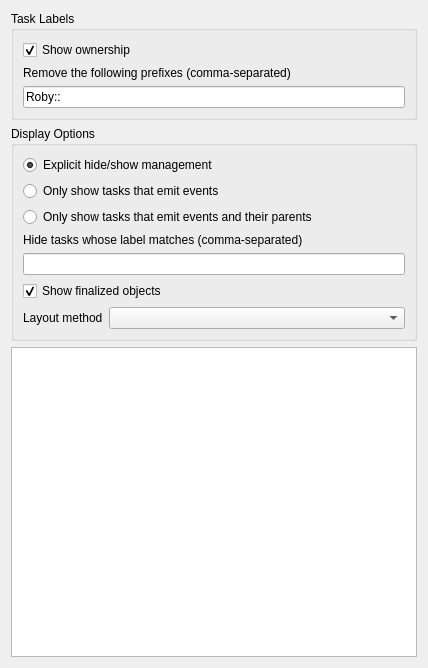
<?xml version="1.0" encoding="UTF-8"?>
<ui version="4.0">
 <class>RelationsConfig</class>
 <widget class="QWidget" name="RelationsConfig">
  <property name="geometry">
   <rect>
    <x>0</x>
    <y>0</y>
    <width>428</width>
    <height>668</height>
   </rect>
  </property>
  <property name="windowTitle">
   <string>RelationsConfig</string>
  </property>
  <layout class="QVBoxLayout" name="verticalLayout">
   <item>
    <widget class="QGroupBox" name="taskLabelsGroup">
     <property name="title">
      <string>Task Labels</string>
     </property>
     <layout class="QGridLayout" name="gridLayout">
      <item row="0" column="0">
       <widget class="QCheckBox" name="showOwnership">
        <property name="text">
         <string>Show ownership</string>
        </property>
        <property name="checked">
         <bool>true</bool>
        </property>
       </widget>
      </item>
      <item row="1" column="0">
       <widget class="QLabel" name="lblRemovedPrefixes">
        <property name="text">
         <string>Remove the following prefixes (comma-separated)</string>
        </property>
        <property name="wordWrap">
         <bool>true</bool>
        </property>
       </widget>
      </item>
      <item row="2" column="0">
       <widget class="QLineEdit" name="removedPrefixes">
        <property name="text">
         <string>Roby::</string>
        </property>
       </widget>
      </item>
     </layout>
    </widget>
   </item>
   <item>
    <widget class="QGroupBox" name="displayOptionsGroup">
     <property name="title">
      <string>Display Options</string>
     </property>
     <layout class="QGridLayout" name="gridLayout_2">
      <item row="0" column="0" colspan="2">
       <widget class="QRadioButton" name="displayExplicit">
        <property name="text">
         <string>Explicit hide/show management</string>
        </property>
        <property name="checked">
         <bool>true</bool>
        </property>
       </widget>
      </item>
      <item row="1" column="0" colspan="2">
       <widget class="QRadioButton" name="displayEmitters">
        <property name="text">
         <string>Only show tasks that emit events</string>
        </property>
       </widget>
      </item>
      <item row="2" column="0" colspan="2">
       <widget class="QRadioButton" name="displayEmittersAndParents">
        <property name="text">
         <string>Only show tasks that emit events and their parents</string>
        </property>
       </widget>
      </item>
      <item row="3" column="0" colspan="2">
       <widget class="QLabel" name="lblHiddenLabels">
        <property name="text">
         <string>Hide tasks whose label matches (comma-separated)</string>
        </property>
        <property name="wordWrap">
         <bool>true</bool>
        </property>
       </widget>
      </item>
      <item row="4" column="0" colspan="2">
       <widget class="QLineEdit" name="hiddenLabels"/>
      </item>
      <item row="5" column="0" colspan="2">
       <widget class="QCheckBox" name="showFinalized">
        <property name="text">
         <string>Show finalized objects</string>
        </property>
        <property name="checked">
         <bool>true</bool>
        </property>
       </widget>
      </item>
      <item row="6" column="0">
       <widget class="QLabel" name="lblLayoutMethod">
        <property name="sizePolicy">
         <sizepolicy hsizetype="Minimum" vsizetype="Preferred">
          <horstretch>0</horstretch>
          <verstretch>0</verstretch>
         </sizepolicy>
        </property>
        <property name="text">
         <string>Layout method</string>
        </property>
       </widget>
      </item>
      <item row="6" column="1">
       <widget class="QComboBox" name="layoutMethod">
        <property name="sizePolicy">
         <sizepolicy hsizetype="MinimumExpanding" vsizetype="Fixed">
          <horstretch>0</horstretch>
          <verstretch>0</verstretch>
         </sizepolicy>
        </property>
       </widget>
      </item>
     </layout>
    </widget>
   </item>
   <item>
    <widget class="QTreeView" name="relations"/>
   </item>
  </layout>
 </widget>
 <resources/>
 <connections/>
</ui>
